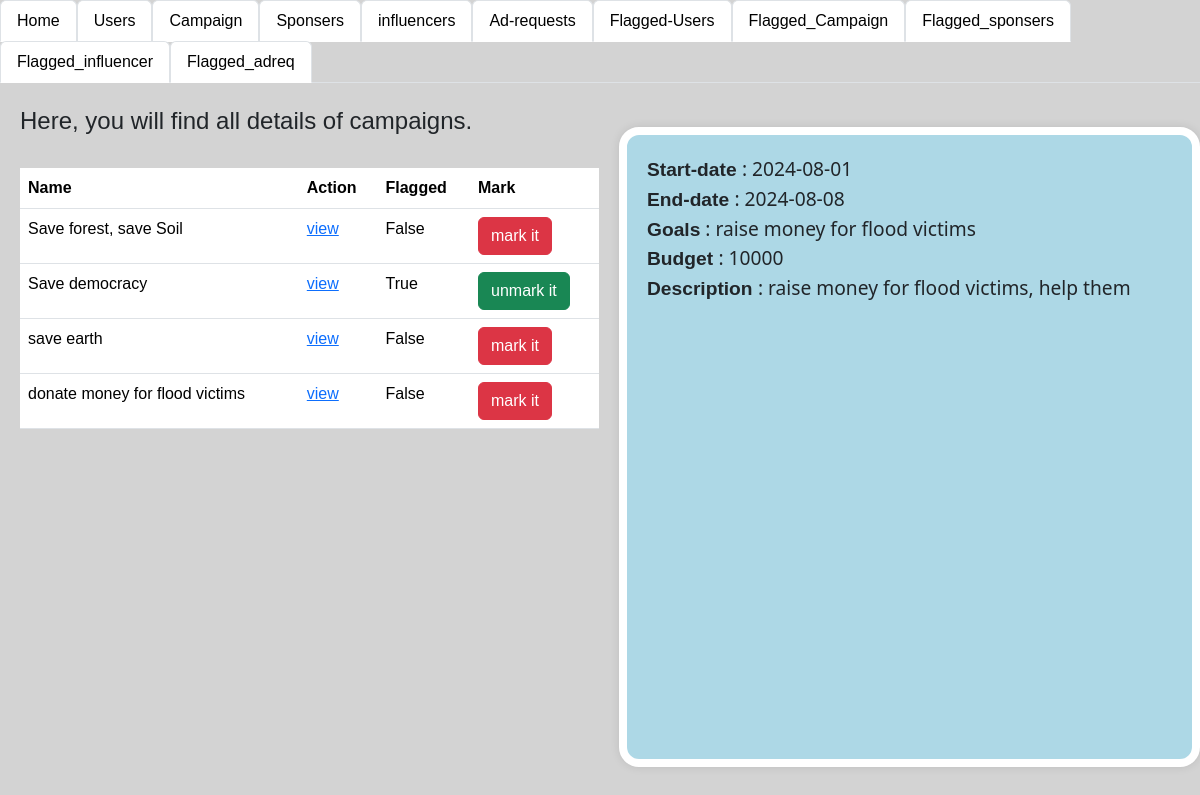
Screenshot of /admin_camp/7 with the database file from the repository.
### app.py (models this page shows)
class campaigns(db.Model):
    __tablename__='campaign'
    campaigns_id=db.Column(db.Integer,primary_key=True,autoincrement=True)
    sponser_id=db.Column(db.String,db.ForeignKey(Sponsers.Sponsers_id))
    name=db.Column(db.String,nullable=False)
    description=db.Column(db.String)
    start_date=db.Column(db.String)
    end_date=db.Column(db.String)
    budget=db.Column(db.Integer)
    Visibility=db.Column(db.String)
    goals=db.Column(db.String)
    flagged_camp=db.Column(db.Boolean, default=False)

### app.py (the view)
@app.route("/admin_camp/<int:camp_id>",methods=["GET"])
def admin_camp(camp_id):
    campdata=db.session.query(campaigns).all()
    campdata_need=db.session.query(campaigns).filter(campaigns.campaigns_id==camp_id).first()
    return render_template('admin_camp.html',campdata=campdata,campdata_need=campdata_need)

### templates/admin_camp.html (shortened to what this page needs)
<!DOCTYPE html>
<html lang="en">
<head>
    <link rel="stylesheet" href="\static\style.css">
    <link href="https://cdn.jsdelivr.net/npm/bootstrap@5.3.3/dist/css/bootstrap.min.css" rel="stylesheet">
</head>
<body style="background-color: lightgray;">
  <ul class="nav nav-tabs">
    <li class="nav-item">
      <a class="nav-link active" aria-current="page" href="/login">Home</a>
    </li>
    <li class="nav-item">
      <a class="nav-link active" aria-current="page" href="/login_users">Users</a>
    </li>
    <li class="nav-item">
      <a class="nav-link active" aria-current="page" href="/login_camp" >Campaign</a>
    </li>
    <li class="nav-item">
      <a class="nav-link active" aria-current="page" href="/admin_spons" >Sponsers</a>
    </li>
    <li class="nav-item">
      <a class="nav-link active" aria-current="page" href="/admin_info" >influencers</a>
    </li>
    <li class="nav-item">
      <a class="nav-link active" aria-current="page" href="/admin_adreq" >Ad-requests</a>
  </li>
  <li class="nav-item">
    <a class="nav-link active" aria-current="page" href="/login_users/flag">Flagged-Users</a>
  </li>
    <li class="nav-item">
      <a class="nav-link active" aria-current="page" href="/login_camp/flag" >Flagged_Campaign</a>
    </li>
    <li class="nav-item">
      <a class="nav-link active" aria-current="page" href="/login_spons/flag" >Flagged_sponsers</a>
    </li>
    <li class="nav-item">
      <a class="nav-link active" aria-current="page" href="/admin_info/flag" >Flagged_influencer</a>
    </li>
    <li class="nav-item">
      <a class="nav-link active" aria-current="page" href="/admin_adreq/flag" >Flagged_adreq</a>
    </li>
  </ul>
  <div class="seperate">
    <div style="width: 50%; margin-left: 20px;">
        <h4>Here, you will find all details of campaigns.</h4><br>
        <table class="table table-hover">
          <tr>
            <th>Name</th>
            <th>Action</th>
            <th>Flagged</th>
            <th>Mark</th>
          </tr>
            {% for i in campdata %}
          <tr>
            <td>{{i.name}}</td>
            <td><a href="/admin_camp/{{i.campaigns_id}}">view</a></td>
            <td>{{i.flagged_camp}}</td>
            {% if i.flagged_camp == false %}
            <td><a class="btn btn-danger" href="/admin_camp_flag/{{i.campaigns_id}}">mark it</a></td>
            {% else %}
            <td><a class="btn btn-success" href="/admin_camp_flag_true/{{i.campaigns_id}}">unmark it</a></td>
            {% endif %}
          </tr>
            {% endfor %}
        </table>
    </div >
    <div class="admin_camp_details">
     <b> Start-date </b>: {{campdata_need.start_date}}<br>
     <b> End-date </b>: {{campdata_need.end_date}}<br>
      <b>Goals</b> : {{campdata_need.goals}}<br>
     <b> Budget </b>: {{campdata_need.budget}}<br>
      <b>Description </b>: {{campdata_need.description}}<br>
    </div>
  </div>
</body>
</html>

### static/style.css (style rules this page uses)
* { font-family:Tahoma, Geneva, Verdana, sans-serif; height: auto; }
.seperate { display: flex; }
.admin_camp_details { font-family: 'Segoe UI'; font-size: larger; text-align:start; align-items: center; border-radius: 20px; height: 80vh; width: 50%; margin-left: 20px; border: 8px solid white; background-color:lightblue; padding: 20px; box-shadow: 0 0 10px rgba(0, 0, 0, 0.1); margin-top: 20px; }

### rows the page displays
campaigns: name "Save forest, save Soil", flagged_camp "False"
campaigns: name "Save democracy", flagged_camp "True"
campaigns: name "save earth", flagged_camp "False"
campaigns: name "donate money for flood victims", flagged_camp "False", start_date "2024-08-01", end_date "2024-08-08", goals "raise money for flood victims", budget "10000", description "raise money for flood victims, help them"
